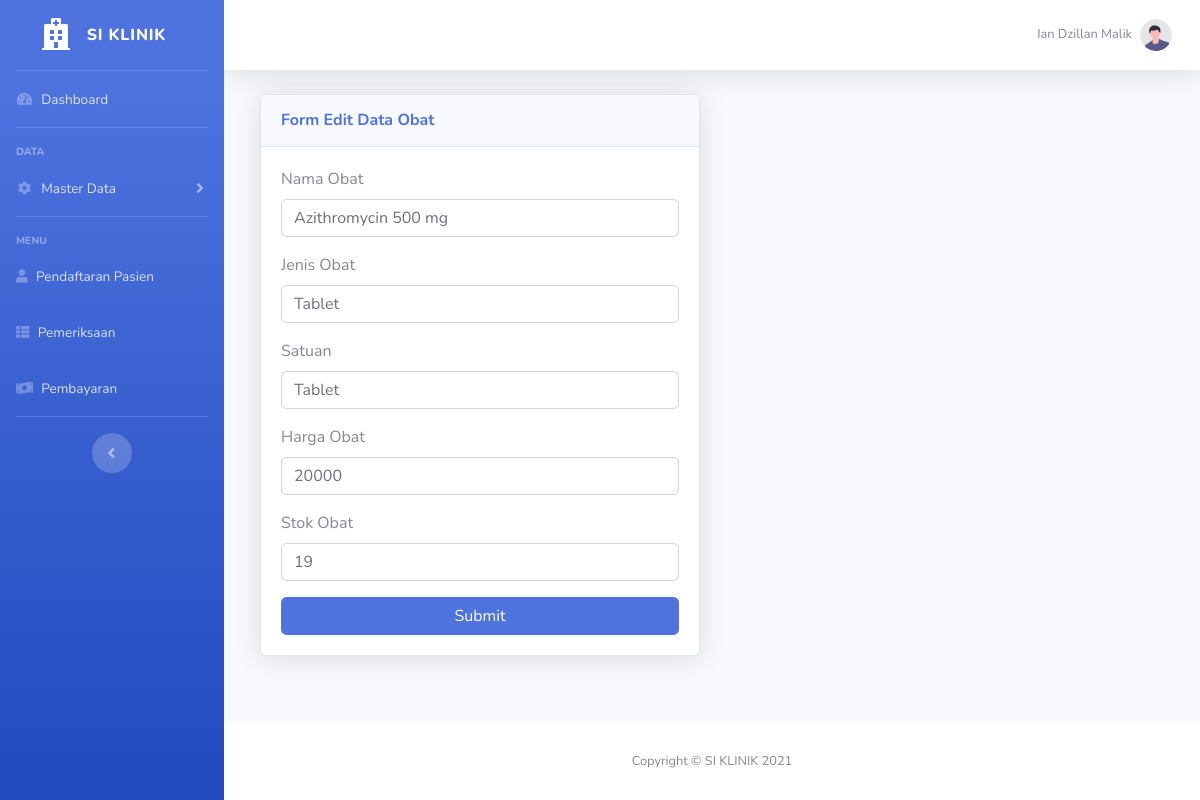
The page /obat/edit.php?id=4 (signed in) on the database its author committed.
### tables this page shows
CREATE TABLE `user` (
  `id` int(11) NOT NULL,
  `id_pegawai` int(11) NOT NULL,
  `username` varchar(255) NOT NULL,
  `password` varchar(255) NOT NULL,
  `level` varchar(255) NOT NULL
);

CREATE TABLE `pegawai` (
  `id` int(11) NOT NULL,
  `nama_pegawai` varchar(255) NOT NULL,
  `nohp` varchar(12) NOT NULL,
  `alamat` varchar(255) NOT NULL,
  `jk` varchar(255) NOT NULL
);

CREATE TABLE `obat` (
  `id` int(11) NOT NULL,
  `nama_obat` varchar(255) NOT NULL,
  `jenis` varchar(255) NOT NULL,
  `satuan` varchar(255) NOT NULL,
  `harga` int(11) NOT NULL,
  `stok` int(11) NOT NULL
);

### obat/function.php (called while the page is built, shortened)
<?php
require "../koneksi.php";
function select($query)
{
    global $conn;
    $sql = mysqli_query($conn, $query);
    $obats = [];
    while ($obat = mysqli_fetch_assoc($sql)) {
        $obats[] = $obat;
    }
    return $obats;
}

### obat/edit.php (the view, shortened to what this page needs)
<?php
require "function.php";
$pegawai = $_SESSION["id_pegawai"];
$user = mysqli_query($conn, "SELECT * FROM user A LEFT JOIN pegawai B ON B.id = A.id_pegawai WHERE A.id_pegawai = '$pegawai'");
$user = mysqli_fetch_assoc($user);
$id = $_GET["id"];
$obat = select("SELECT * FROM obat WHERE id='$id'")[0];
?>
<!DOCTYPE html>
<html lang="en">
<head>
    <link href="../assets/vendor/fontawesome-free/css/all.min.css" rel="stylesheet" type="text/css">
    <link href="../assets/css/sb-admin-2.min.css" rel="stylesheet">
</head>
<body id="page-top">
    <div id="wrapper">
        <ul class="navbar-nav bg-gradient-primary sidebar sidebar-dark accordion" id="accordionSidebar">
            <a class="sidebar-brand d-flex align-items-center justify-content-center" href="../index.php">
                <div class="sidebar-brand-icon">
                    <i class="fas fa-hospital"></i>
                </div>
                <div class="sidebar-brand-text mx-3">SI KLINIK</div>
            </a>
            <hr class="sidebar-divider my-0">
            <li class="nav-item">
                <a class="nav-link" href="../index.php">
                    <i class="fas fa-fw fa-tachometer-alt"></i>
                    <span>Dashboard</span></a>
            </li>
            <hr class="sidebar-divider">
            <div class="sidebar-heading">
                Data
            </div>
            <li class="nav-item">
                <a class="nav-link collapsed" href="#" data-toggle="collapse" data-target="#collapseTwo" aria-expanded="true" aria-controls="collapseTwo">
                    <i class="fas fa-fw fa-cog"></i>
                    <span>Master Data</span>
                </a>
            </li>
            <hr class="sidebar-divider">
            <div class="sidebar-heading">
                Menu
            </div>
            <li class="nav-item">
                <a class="nav-link" href="../pendaftaran/index.php">
                    <i class="fas fa-user"></i>
                    <span>Pendaftaran Pasien</span>
                </a>
            </li>
            <li class="nav-item">
                <a class="nav-link" href="../pemeriksaan/index.php">
                    <i class="fas fa-th-list"></i>
                    <span>Pemeriksaan</span>
                </a>
            </li>
            <li class="nav-item">
                <a class="nav-link" href="../pembayaran/index.php">
                    <i class="fas fa-money-bill-wave"></i>
                    <span>Pembayaran</span>
                </a>
            </li>
            <hr class="sidebar-divider d-none d-md-block">
            <div class="text-center d-none d-md-inline">
                <button class="rounded-circle border-0" id="sidebarToggle"></button>
            </div>
        </ul>
        <div id="content-wrapper" class="d-flex flex-column">
            <div id="content">
                <nav class="navbar navbar-expand navbar-light bg-white topbar mb-4 static-top shadow">
                    <ul class="navbar-nav ml-auto">
                        <li class="nav-item dropdown no-arrow">
                            <a class="nav-link dropdown-toggle" href="#" id="userDropdown" role="button" data-toggle="dropdown" aria-haspopup="true" aria-expanded="false">
                                <span class="mr-2 d-none d-lg-inline text-gray-600 small"><?= $user["nama_pegawai"]; ?></span>
                                <img class="img-profile rounded-circle" src="../assets/img/undraw_profile.svg">
                            </a>
                        </li>
                    </ul>
                </nav>
                <div class="container-fluid">
                    <div class="col-md-6">
                        <div class="card shadow mb-4">
                            <div class="card-header py-3">
                                <h6 class="m-0 font-weight-bold text-primary">Form Edit Data Obat</h6>
                            </div>
                            <div class="card-body">
                                <form action="" method="post">
                                    <div class="form-group">
                                        <label for="nama_obat">Nama Obat</label>
                                        <input type="text" class="form-control form-control-user" id="nama_obat" name="nama_obat" value="<?= $obat["nama_obat"]; ?>" required>
                                    </div>
                                    <div class="form-group">
                                        <label for="jenis">Jenis Obat</label>
                                        <input type="text" class="form-control form-control-user" id="jenis" name="jenis" value="<?= $obat["jenis"]; ?>" required>
                                    </div>
                                    <div class="form-group">
                                        <label for="satuan">Satuan</label>
                                        <input type="text" class="form-control form-control-user" id="satuan" name="satuan" value="<?= $obat["satuan"]; ?>" required>
                                    </div>
                                    <div class="form-group">
                                        <label for="harga">Harga Obat</label>
                                        <input type="number" class="form-control form-control-user" id="harga" name="harga" value="<?= $obat["harga"]; ?>" required>
                                    </div>
                                    <div class="form-group">
                                        <label for="stok">Stok Obat</label>
                                        <input type="number" class="form-control form-control-user" id="stok" name="stok" value="<?= $obat["stok"]; ?>" required>
                                    </div>
                                    <button name="submit" class="btn btn-primary btn-user btn-block" type="submit">
                                        Submit
                                    </button>
                                </form>
                            </div>
                        </div>
                    </div>
                </div>
            </div>
            <footer class="sticky-footer bg-white">
                <div class="container my-auto">
                    <div class="copyright text-center my-auto">
                        <span>Copyright &copy; SI KLINIK <?= date("Y") ?></span>
                    </div>
                </div>
            </footer>
        </div>
    </div>
</body>
</html>

### rows shown on the page
user: id_pegawai.nama_pegawai "Ian Dzillan Malik"
obat: nama_obat "Azithromycin 500 mg", jenis "Tablet", satuan "Tablet", harga "20000", stok "19"
